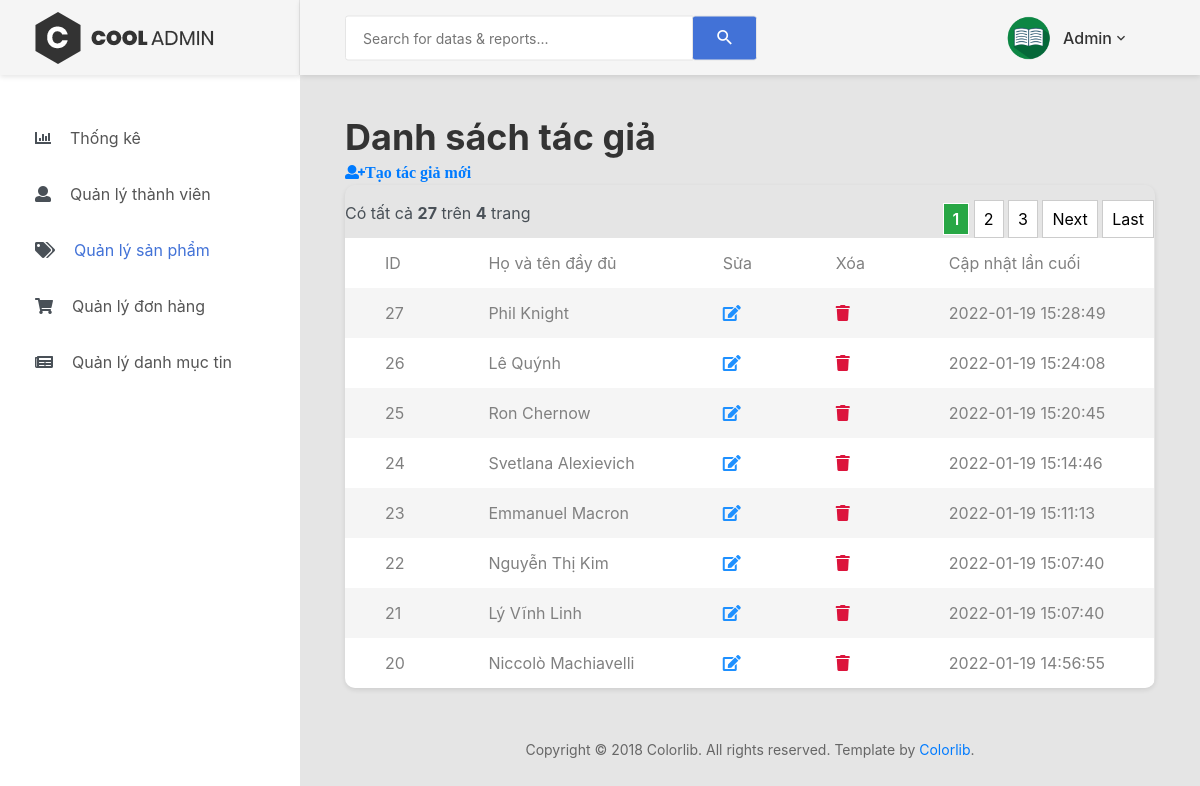
Page /admin/author.php (signed in) on the committed database.
### tables this page shows
CREATE TABLE `authors` (
  `id` int(11) NOT NULL,
  `name` varchar(50) NOT NULL,
  `last_updated` datetime DEFAULT NULL
);

### admin/author.php (the view, shortened to what this page needs)
<?php
    include 'header.php';
     ?>
   <body>
        <?php if (empty($_SESSION['current_user'])) { ?>
            <a href="login.php">Đăng nhập để vào trang Admin</a>
            <?php
         } else {
        include 'menu_sidebar.php';
        ?>
        <div class="page-container">
    <?php include 'admin_navbar.php'; ?>
    <?php
        include '../connect_db.php';
        $item_per_page = (!empty($_GET['per_page'])) ? $_GET['per_page'] : 8;
        $current_page = (!empty($_GET['page'])) ? $_GET['page'] : 1;
        $offset = ($current_page - 1) * $item_per_page;
        $result = mysqli_query($con, "SELECT * FROM authors ORDER BY `id` DESC LIMIT " . $item_per_page . " OFFSET " . $offset);
        ?>
            <div class="main-content">
                <div class="section__content section__content--p30">
                    <div class="container-fluid">
                        <div class="row">
                             <div class="col-xl-12">
                                    <h1>Danh sách tác giả</h1>
                                    <a class="fa fa-user-plus" href="./author_create.php">Tạo tác giả mới</a>
                                <div class="table-responsive table--no-card m-b-30">
                            <?php
                            include './pagination.php';
                            ?>
                                    <table class="table table-borderless table-striped table-earning">
                                        <tr>
                                            <td>ID</td>
                                            <td>Họ và tên đầy đủ</td>
                                            <td>Sửa</td>
                                            <td>Xóa</td>
                                            <td>Cập nhật lần cuối</td>
                                        </tr>
                                        <?php
                                        while ($row = mysqli_fetch_array($result)) {
                                            ?>
                                            <tr>
                                                <td><?= $row['id'] ?></td>
                                                <td><?= $row['name'] ?></td>
                                                <td><a class="fa fa-edit" href="./author_edit.php?id=<?= $row['id'] ?>" style="color:dodgerblue"></a></td>
                                                <td><a class="fa fa-trash" href="./author_delete.php?id=<?= $row['id'] ?>" style="color:crimson"></a></td>
                                                <td><?= $row['last_updated'] ?></td>
                                            </tr>
                                        <?php } ?>
                                    </table>
                                </div>
                                </div>
                            </div>
                        <div class="row">
                            <div class="col-md-12">
                                <div class="copyright">
                                    <p>Copyright © 2018 Colorlib. All rights reserved. Template by <a href="https://colorlib.com">Colorlib</a>.</p>
                                </div>
                            </div>
                        </div>
                    </div>
                </div>
            </div>
        </div>
    <?php } ?>
</body>
</html>

### admin/author.php (style rules this page uses)
* { margin: 0; padding: 0; box-sizing: border-box; font-family: -apple-system,BlinkMacSystemFont,"Segoe UI",Roboto,"Helvetica Neue",Arial,sans-serif,"Apple Color Emoji","Segoe UI Emoji","Segoe UI Symbol","Noto Color Emoji"; color: #495057; }

### rows in the picture
authors: id "27", name "Phil Knight", last_updated "2022-01-19 15:28:49"
authors: id "26", name "Lê Quýnh", last_updated "2022-01-19 15:24:08"
authors: id "25", name "Ron Chernow", last_updated "2022-01-19 15:20:45"
authors: id "24", name "Svetlana Alexievich", last_updated "2022-01-19 15:14:46"
authors: id "23", name "Emmanuel Macron", last_updated "2022-01-19 15:11:13"
authors: id "22", name "Nguyễn Thị Kim", last_updated "2022-01-19 15:07:40"
authors: id "21", name "Lý Vĩnh Linh", last_updated "2022-01-19 15:07:40"
authors: id "20", name "Niccolò Machiavelli", last_updated "2022-01-19 14:56:55"

### other values in the picture
$currentUser['last_name'] "Admin"
$totalRecords "27"
$totalPages "4"
